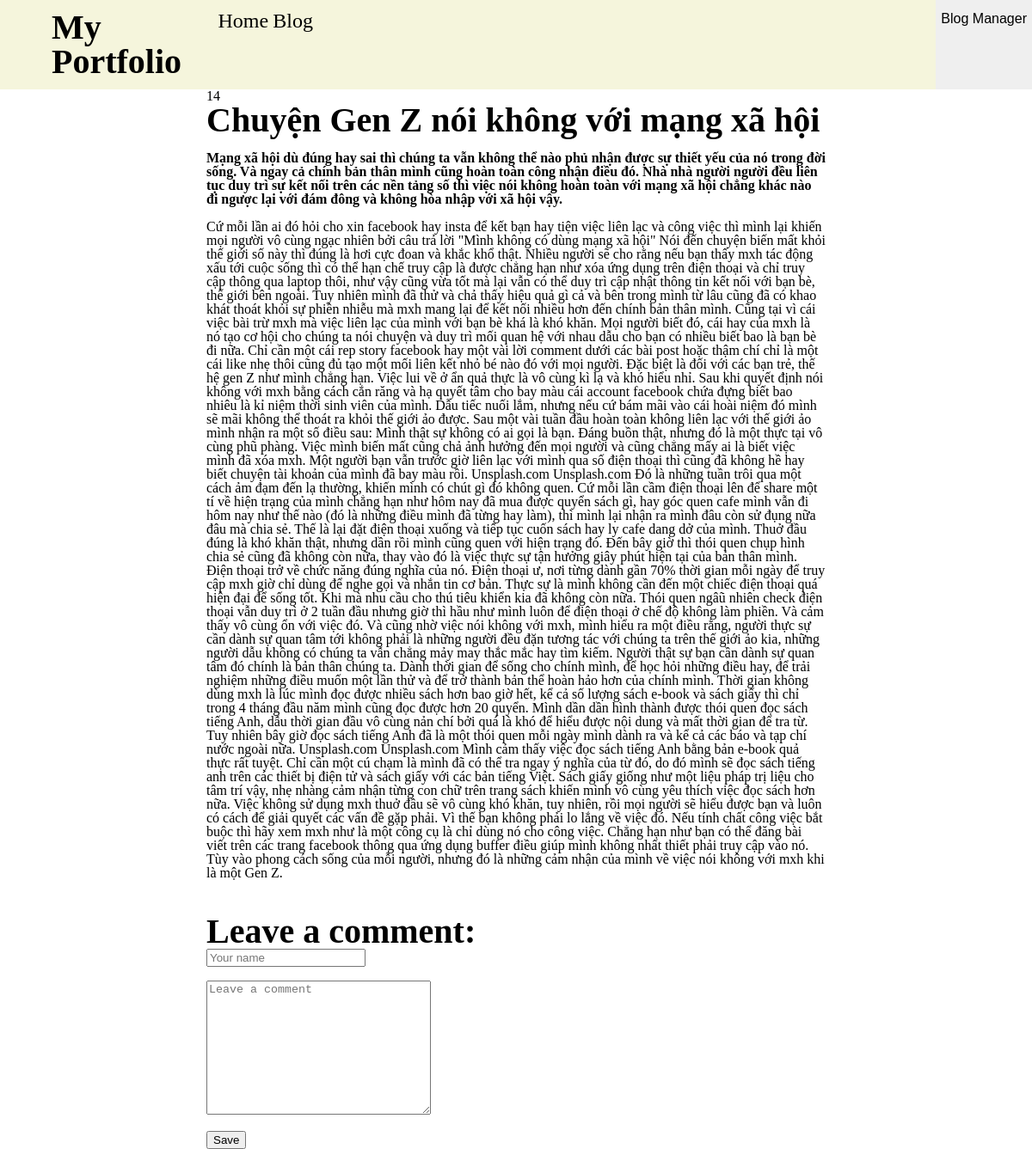
Page /blog/14/ on the committed database.
### blog/models.py (models this page shows)
class Blog(models.Model):
    title=models.CharField(max_length=100, null=false)
    description = models.CharField(max_length=500,null=True)
    content=models.TextField()
    date =models.DateTimeField(auto_now_add=True)

### blog/views.py (the view, shortened to what this page needs)
# urls.py: path('<int:id>/', views.blog_i, name='blog_i'),
def blog_i(request, id):
    blog = Blog.objects.get(pk=id)
    comments = blog.comments.all().order_by('-date')[:10]
    param={'comments':comments,'blog':blog,}
    return render(request,'blog/blog_i.html',param)

### blog/templates/blog/blog_i.html (shortened to what this page needs)
{% extends 'main/base.html' %}
{% block head %}
{% load static %}
<div class="header_4">
    <div class="dropdown">
        <div><button class="dropbtn">Blog Manager</button></div>
    </div>
</div>
{%endblock%}
{% block body %}
<div class="blogi_body">
    <div class="blogi_side"></div>
    <div class="blogi_mid">
        <div>
            <p>{{blog.id}}</p>
            <h1> {{blog.title}}</h1>
            <h3><br>{{blog.description}}</h3>
            <p> <br>{{blog.content}} <br></p>
        </div>
        <div class="blogi_add_comment">
            <h1><br> Leave a comment:</h1>
            <form method="POST">
                <input type="text" name="your_name" placeholder="Your name">
                <br><br>
                <textarea type="text" rows="10" cols="30" name="comment" placeholder="Leave a comment"></textarea>
                <br><br>
                <input class="submit" type="submit" name="submit" value="Save">
            </form>
        </div>
    </div>
    <div class="blogi_side"></div>
</div>
{%endblock%}

### blog/templates/blog/blog_i.html (style rules this page uses)
.header_4 { display: flex; flex-direction: row-reverse; width: 73%; }
div.dropdown { padding: 2% 0%; background-color: #EFEFEF; }
.dropbtn { color: black; height: 100%; width: 100%; font-size: 100%; border: none; cursor: pointer; }
.blogi_body { width: 100%; height: 100%; display: flex; }
.blogi_side { width: 20%; }
.blogi_mid { width: 60%; flex-direction: column; }
.blogi_add_comment { text-align: left; }
.blogi_mid h1 { font-size: 250%; }

### rows in the picture
Blog: id "14", title "Chuyện Gen Z nói không với mạng xã hội", description "Mạng xã hội dù đúng hay sai thì chúng ta vẫn không thể nào phủ nhận được sự thiết yếu của nó trong đời sống. Và ngay cả chính bản thân mình cũng hoàn toàn công nhận điều đó. Nhà nhà người người đều liên tục duy trì sự kết nối trên các nền tảng số thì việc nói không hoàn toàn với mạng xã hội chẳng khác nào đi ngược lại với đám đông và không hòa nhập với xã hội vậy.", content "Cứ mỗi lần ai đó hỏi cho xin facebook hay insta để kết bạn hay tiện việc liên lạc và công việc thì mình lại khiến mọi người vô cùng ngạc nhiên bởi câu trả lời \"Mình không có dùng mạng xã hội\" Nói đến chuyện biến mất khỏi thế giới số này thì đúng là hơi cực đoan và khắc khổ thật. Nhiều người sẽ cho rằng nếu bạn thấy mxh tác động xấu tới cuộc sống thì có thể hạn chế truy cập là được chẳng hạn như xóa ứng dụng trên điện thoại và chỉ truy cập thông qua laptop thôi, như vậy cũng vừa tốt mà lại vẫn có thể duy trì cập nhật thông tin kết nối với bạn bè, thế giới bên ngoài. Tuy nhiên mình đã thử và chả thấy hiệu quả gì cả và bên trong mình từ lâu cũng đã có khao khát thoát khỏi sự phiền nhiễu mà mxh…"
